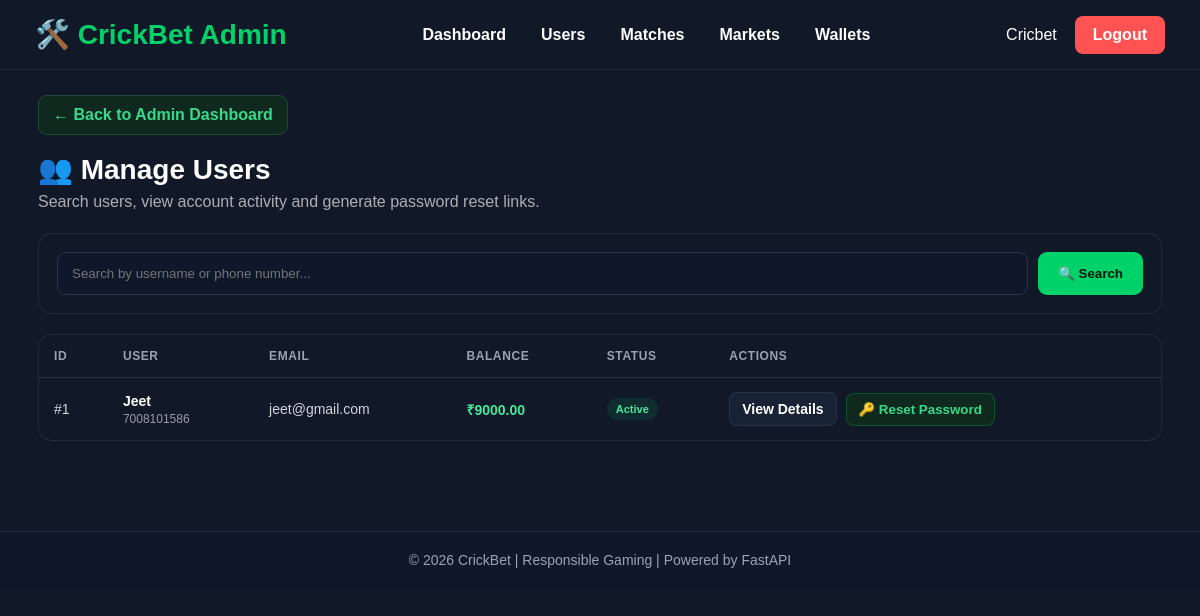
Page /admin/users (signed in) on the committed database.
### models/admin.py (models this page shows)
class Admin(Base):
    __tablename__ = "admins"
    id = Column(
        Integer,
        primary_key=True,
        index=True
    )
    username = Column(
        String(50),
        unique=True,
        nullable=False,
        index=True
    )
    password = Column(
        String(255),
        nullable=False
    )
    status = Column(
        String(20),
        default="Active",
        nullable=False
    )
    created_at = Column(
        DateTime,
        server_default=func.now(),
        nullable=False
    )

### models/user.py (models this page shows)
class User(Base):
    __tablename__ = "users"
    id = Column(
        Integer,
        primary_key=True,
        index=True
    )
    username = Column(
        String(50),
        unique=True,
        nullable=False
    )
    email = Column(
        String(100),
        unique=True,
        nullable=False
    )
    phone = Column(
        String(20),
        unique=True,
        nullable=False
    )
    password = Column(
        String(255),
        nullable=False
    )
    balance = Column(
        Float,
        default=0.00,
        nullable=False
    )
    status = Column(
        String(20),
        default="Active"
    )
    referral_code = Column(
        String(20),
        unique=True,
        nullable=True,
        index=True
    )
    referred_by_user_id = Column(
        Integer,
        ForeignKey("users.id"),
        nullable=True,
        index=True
    )
    first_deposit_completed = Column(
        Boolean,
        default=False,
        nullable=False
    )
    referral_bonus_paid = Column(
        Boolean,
        default=False,
        nullable=False
    )
    referrer = relationship(
        "User",
        remote_side=[id],
        foreign_keys=[referred_by_user_id],
        back_populates="referred_users",
    )
    referred_users = relationship(
        "User",
        foreign_keys=[referred_by_user_id],
        back_populates="referrer",
    )
    wallet = relationship(
        "Wallet",
        back_populates="user",
        uselist=False
    )
    transactions = relationship(
        "Transaction",
        back_populates="user",
        cascade="all, delete-orphan",
        order_by="Transaction.created_at.desc()",
    )
    bets = relationship(
        "Bet",
        back_populates="user",
        order_by="Bet.created_at.desc()",
        cascade="all, delete-orphan",
    )
    deposit_requests = relationship(
        "DepositRequest",
        back_populates="user",
        cascade="all, delete-orphan",
        order_by="DepositRequest.created_at.desc()",
    )
    withdrawal_requests = relationship(
        "WithdrawalRequest",
        back_populates="user",
        cascade="all, delete-orphan",
        order_by="WithdrawalRequest.created_at.desc()",
    )

### routers/admin_users.py (the view, shortened to what this page needs)
@router.get("/users")
async def manage_users(
    request: Request,
    q: str = "",
    selected_user_id: int | None = None,
    db: Session = Depends(get_db)
):
    admin = get_logged_in_admin(request, db)
    if not admin:
        return RedirectResponse(
            "/admin/login",
            status_code=303
        )
    q = (q or "").strip()
    users_query = db.query(User)
    users = (
        users_query
        .order_by(User.id.desc())
        .limit(100)
        .all()
    )
    selected_user = None
    if selected_user_id:
        selected_user = (
            db.query(User)
            .filter(User.id == selected_user_id)
            .first()
        )
    return render_manage_users(
        request=request,
        db=db,
        admin=admin,
        users=users,
        q=q,
        selected_user=selected_user
    )

### database/database.py (called while the page is built)
def get_db():
    db = SessionLocal()
    try:
        yield db
    finally:
        db.close()

### routers/admin_users.py (called while the page is built, shortened)
def get_logged_in_admin(
    request: Request,
    db: Session
):
    admin_id = request.session.get("admin_id")
    if not admin_id:
        return None
    admin = (
        db.query(Admin)
        .filter(Admin.id == admin_id)
        .first()
    )
    if not admin:
        request.session.pop("admin_id", None)
        return None
    return admin

def render_manage_users(
    request: Request,
    db: Session,
    admin,
    users,
    q="",
    selected_user=None,
    reset_link=None,
    reset_expires_at=None,
    message=None,
    message_type="success"
):
    user_details = None
    return templates.TemplateResponse(
        "admin/manage-users.html",
        {
            "request": request,
            "admin": admin,
            "users": users,
            "q": q,
            "selected_user": selected_user,
            "user_details": user_details,
            "reset_link": reset_link,
            "reset_expires_at": reset_expires_at,
            "message": message,
            "message_type": message_type,
        }
    )

### templates/admin/manage-users.html (shortened to what this page needs)
{% extends "base.html" %}
{% block content %}
<div class="admin-page">
    <a href="/admin/dashboard" class="back-button">
        ← Back to Admin Dashboard
    </a>
    <div class="admin-header">
        <h1>👥 Manage Users</h1>
        <p>
            Search users, view account activity and generate password reset links.
        </p>
    </div>
    <div class="search-box">
        <form
            method="GET"
            action="/admin/users"
            class="search-form"
        >
            <input
                type="text"
                name="q"
                value="{{ q or '' }}"
                placeholder="Search by username or phone number..."
                autocomplete="off"
            >
            <button type="submit">
                🔍 Search
            </button>
        </form>
    </div>
    <div class="users-table-wrapper">
        <table class="users-table">
            <thead>
                <tr>
                    <th>ID</th>
                    <th>User</th>
                    <th>Email</th>
                    <th>Balance</th>
                    <th>Status</th>
                    <th>Actions</th>
                </tr>
            </thead>
            <tbody>
                {% if users %}
                    {% for user in users %}
                    <tr>
                        <td>
                            #{{ user.id }}
                        </td>
                        <td>
                            <div class="user-name">
                                {{ user.username }}
                            </div>
                            <div class="user-phone">
                                {{ user.phone }}
                            </div>
                        </td>
                        <td>
                            {{ user.email }}
                        </td>
                        <td class="balance">
                            ₹{{ "%.2f"|format(user.balance or 0) }}
                        </td>
                        <td>
                            <span class="status">
                                {{ user.status or "Active" }}
                            </span>
                        </td>
                        <td>
                            <a
                                href="/admin/users/{{ user.id }}"
                                class="view-button"
                            >
                                View Details
                            </a>
                            <form
                                method="POST"
                                action="/admin/users/{{ user.id }}/generate-reset-link"
                                style="display:inline;"
                            >
                                <button
                                    type="submit"
                                    class="reset-button"
                                >
                                    🔑 Reset Password
                                </button>
                            </form>
                        </td>
                    </tr>
                    {% endfor %}
                {% endif %}
            </tbody>
        </table>
    </div>
</div>
{% endblock %}

### templates/base.html (shortened to what this page needs)
<!DOCTYPE html>
<html lang="en">
<head>
    <link
        rel="stylesheet"
        href="/static/css/style.css?v=3"
    >
    <link
        rel="stylesheet"
        href="/static/css/navbar.css"
    >
    <link
        rel="stylesheet"
        href="/static/css/sidebar.css"
    >
    <link
        rel="stylesheet"
        href="/static/css/cards.css"
    >
    <link
        rel="stylesheet"
        href="/static/css/betslip.css"
    >
    <link
        rel="stylesheet"
        href="/static/css/footer.css"
    >
    <link
        rel="stylesheet"
        href="/static/css/responsive.css"
    >
</head>
<body>
{% if admin %}
    {% include "partials/admin_navbar.html" %}
{% elif user %}
    {% include "partials/navbar.html" %}
{% else %}
    {% include "partials/guest_navbar.html" %}
{% endif %}
<div class="container">
    {% block content %}
    {% endblock %}
</div>
{% include "partials/footer.html" %}
</body>
</html>

### templates/partials/admin_navbar.html
<header class="topbar">
    <div class="logo">
        🛠️ CrickBet Admin
    </div>
    <nav class="nav-links">
        <a href="/admin/dashboard">Dashboard</a>
        <a href="#">Users</a>
        <a href="#">Matches</a>
        <a href="#">Markets</a>
        <a href="#">Wallets</a>
    </nav>
    <div class="user-menu">
        <span>{{ admin.username }}</span>
        <a href="/admin/logout" class="logout">Logout</a>
    </div>
</header>

### templates/partials/footer.html
<footer>
    <p>
        © 2026 CrickBet
        |
        Responsible Gaming
        |
        Powered by FastAPI
    </p>
</footer>

### static/css/style.css (style rules this page uses)
:root { --bg-main: #111827; --bg-dark: #0f172a; --bg-card: #1e293b; --bg-card-light: #263448; --primary: #00d26a; --primary-hover: #00b85c; --danger: #ff5b5b; --danger-hover: #e53935; --text-main: #ffffff; --text-muted: #9ca3af; --border: #1f2937; }
* { margin: 0; padding: 0; box-sizing: border-box; }
html { scroll-behavior: smooth; }
body { min-height: 100vh; background: var(--bg-main); color: var(--text-main); font-family: Arial, Helvetica, sans-serif; padding-top: 70px; }
a { text-decoration: none; color: inherit; }
button, input { font-family: inherit; }
.container { width: min(1400px, 100%); margin: auto; padding-left: 20px; padding-right: 20px; }
.topbar { position: fixed; top: 0; left: 0; width: 100%; min-height: 70px; background: var(--bg-dark); display: flex; justify-content: space-between; align-items: center; padding: 0 35px; border-bottom: 1px solid var(--border); z-index: 999; }
.logo { font-size: 28px; font-weight: bold; color: var(--primary); }
.topbar nav { display: flex; gap: 35px; }
.topbar nav a { color: var(--text-main); font-weight: 600; transition: color 0.3s ease; }
.user-menu { display: flex; align-items: center; gap: 18px; }
.logout { color: var(--danger); }
table { width: 100%; border-collapse: collapse; }
th, td { padding: 14px; text-align: left; border-bottom: 1px solid #334155; }
th { color: var(--primary); font-size: 14px; }
td { color: #d1d5db; }
footer { margin-top: 70px; padding: 25px; text-align: center; border-top: 1px solid var(--border); color: #999; }

### static/css/navbar.css (style rules this page uses)
.topbar { position:fixed; top:0; left:0; right:0; height:70px; background:#111827; display:flex; justify-content:space-between; align-items:center; padding:0 35px; border-bottom:1px solid #1f2937; z-index:999; }
.logo { font-size:28px; font-weight:bold; color:#00d26a; }
.nav-links { display:flex; gap:28px; }
.nav-links a { color:white; font-weight:600; transition:.3s; }
.user-menu, .guest-menu { display:flex; align-items:center; gap:18px; }
.logout, .nav-btn { padding:10px 18px; border-radius:8px; font-weight:bold; }
.logout { background:#ff5252; color:white; }

### static/css/footer.css (style rules this page uses)
footer { background:#0f172a; border-top:1px solid #1f2937; margin-top:40px; padding:20px; text-align:center; color:#9ca3af; font-size:14px; }

### templates/admin/manage-users.html (style rules this page uses)
.admin-page { max-width: 1400px; margin: 0 auto; padding: 25px 18px 50px; }
.admin-header { margin-bottom: 22px; }
.admin-header h1 { margin: 0; font-size: 28px; font-weight: 900; }
.admin-header p { margin: 7px 0 0; opacity: 0.65; }
.back-button { display: inline-block; margin-bottom: 18px; padding: 10px 14px; border-radius: 9px; text-decoration: none; color: #38d98a; background: #10291e; border: 1px solid #214a37; font-weight: 800; }
.search-box { background: #111827; border: 1px solid rgba(255,255,255,0.08); border-radius: 14px; padding: 18px; margin-bottom: 20px; }
.search-form { display: flex; gap: 10px; }
.search-form input { flex: 1; min-width: 0; padding: 13px 14px; border-radius: 9px; border: 1px solid rgba(255,255,255,0.12); background: #0f172a; color: white; outline: none; }
.search-form button { padding: 13px 20px; border: 0; border-radius: 9px; background: #00d26a; color: #06150d; font-weight: 900; cursor: pointer; }
.users-table-wrapper { overflow-x: auto; background: #111827; border: 1px solid rgba(255,255,255,0.08); border-radius: 14px; }
.users-table { width: 100%; border-collapse: collapse; min-width: 850px; }
.users-table th, .users-table td { padding: 14px 15px; text-align: left; border-bottom: 1px solid rgba(255,255,255,0.06); }
.users-table th { color: #9ca3af; font-size: 12px; text-transform: uppercase; letter-spacing: 0.05em; }
.users-table td { font-size: 14px; }
.users-table tr:last-child td { border-bottom: 0; }
.user-name { font-weight: 900; color: white; }
.user-phone { opacity: 0.7; font-size: 12px; margin-top: 3px; }
.balance { color: #45e798; font-weight: 900; }
.status { display: inline-block; padding: 5px 9px; border-radius: 999px; font-size: 11px; font-weight: 800; background: rgba(0,210,106,0.10); color: #45e798; }
.view-button { display: inline-block; padding: 8px 12px; border-radius: 8px; background: #172235; color: white; border: 1px solid rgba(255,255,255,0.08); text-decoration: none; font-weight: 800; margin-right: 5px; }
.reset-button { padding: 8px 12px; border-radius: 8px; border: 1px solid rgba(0,210,106,0.25); background: #10291e; color: #38d98a; font-weight: 900; cursor: pointer; }

### rows in the picture
Admin: username "Cricbet"
User: id "1", username "Jeet", phone "7008101586", email "jeet@gmail.com", balance "9000.00", status "Active"
